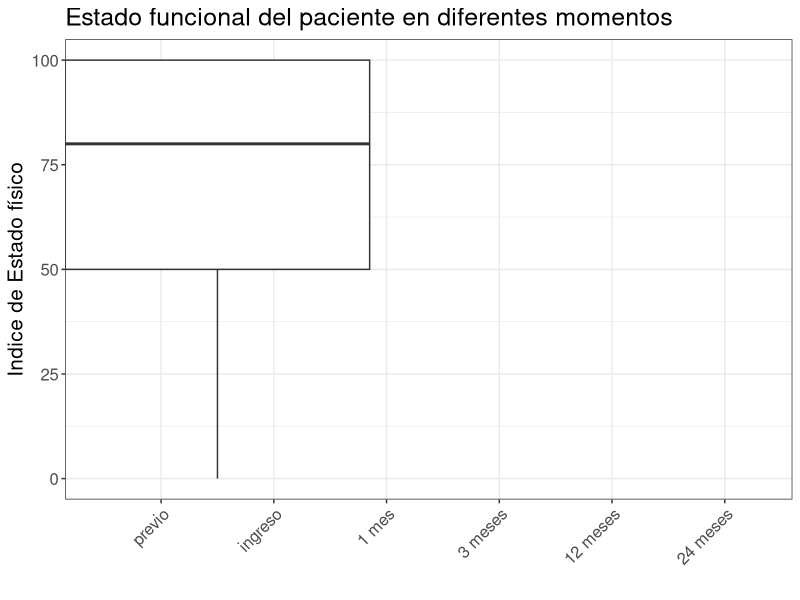

R code for this plot: (Note: this script raises an error after producing the figure.)
## ---- chunk 1
knitr::opts_chunk$set(echo = F)
library(readxl)
library(tidyverse)
library(rstatix)
library(GGally)
# para hacer ANOVA RM

## ---- chunk 2
data <- read_xlsx('recuperacion_funcional.xlsx')

names(data)
data %>% group_by(id,domicilio) %>% summarise(n=n()) %>% group_by(id) %>% summarise(n=n()) %>% filter(n>1)


## ---- chunk 3
data = data %>%  mutate(momento = case_when(momento == "previo" ~ 0,
                                            momento == "ingreo" ~ 1,
                                            momento == "1 mes" ~ 2,
                                            momento == "3 meses" ~ 3,
                                            momento == "1 año" ~ 4,
                                            momento == "2 años" ~ 5,
                                                TRUE ~ NA_real_),
                        tratamiento = as.factor(tratamiento),
              domicilio = as.factor(domicilio),
                        sexo = as.factor(sexo),
              id = as.factor(id), edad = edad - mean(edad)) %>% filter(id!=53)  


data %>%
  group_by(momento) %>%
  get_summary_stats(barthel, type = 'mean_sd')

ggplot(data, aes(x = momento, y = barthel, fill = momento)) +
  geom_boxplot() + scale_x_discrete(limits = c("previo", "ingreso", "1 mes", "3 meses", "12 meses", "24 meses")) +
  theme_bw() +
  theme(text = element_text(size = 15)) + labs(title="Estado funcional del paciente en diferentes momentos", x="", y="Indice de Estado físico", fill="Momento") +
  theme(axis.text.x = element_text(angle = 45, hjust = 1))


## ---- chunk 4
#los datos ya están en formato long

data %>%
  group_by(id, momento) %>%
  filter(n() > 1) %>%
  arrange(id, momento) #el id 53 tiene más de una medida para un mismo momento del tiempo, la edad en cada momento tampoco tiene lógica, es raro

# ANOVA a una vía, solo vemos si hay efecto temporal
anova_test(data, dv = barthel, wid = id, within = momento) #ANOVA de medidas repetidas
## ---- chunk 5
#AA


## ---- chunk 6
## empezamos con el modelo mas basico y le vamos agregando variables hasta llegar al modelo completo  
mod0 = lm(barthel ~ 1 ,data = data ) ## modelo lineal 
## modelo con efecto aleatorio en la cte 
mod1 = lmer(barthel ~ 1  + (1|id), data = data , REML = FALSE) 

mod2 = lmer(barthel ~   + tratamiento + (1|id),data= data, REML =FALSE)

mod3 = lmer(barthel ~ 1  + tratamiento + edad + sexo +  (1|id),data= data, REML =FALSE)

mod3 =  lmer(barthel ~ 1  + tratamiento*momento + edad + sexo + ( 1 |id),data= data, REML =FALSE)



L0 <- logLik(mod0)
L1 = logLik(mod1)
L2= logLik(mod2)
L3 = logLik(mod3)

LRT <- -2*(L0 - L1)
LRT2  = -2*(L1-L2)
LRT3  = -2*(L2-L3)

alfa <- 0.05
anova(mod0,mod1)
anova(mod2, mod1)


qchisq(1 - 2*alfa, 1)
# p-valor
0.5*pchisq(LRT, 1, lower.tail = FALSE)
## agregar un efecto  aleatorio tiene un aporte significativo 

pchisq(LRT,c(1,2),lower.tail = FALSE) %>%  mean()

anova(mod1,mod2)
anova(mod2,mod3)
## ---- chunk 7

